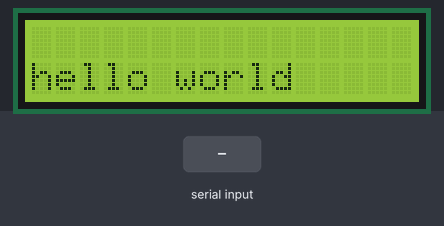
Recording of a sketch running on a simulated Arduino Uno, built with avr-gcc and run on an emulated ATmega328P. On the bench: 16×2 character LCD. Inputs (shaded band) come from the test bench.

Above: at 1.2 s.
1.3 s: "1" received over Serial
At 3.5 s:
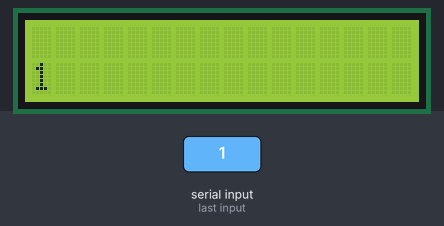
3.8 s: "0" received over Serial
At 5.6 s:
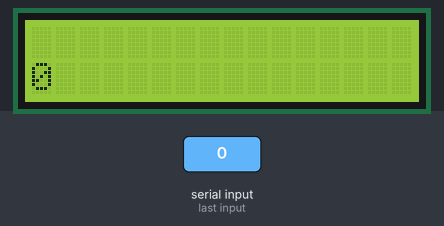
6.3 s: "2" received over Serial
At 8.7 s:
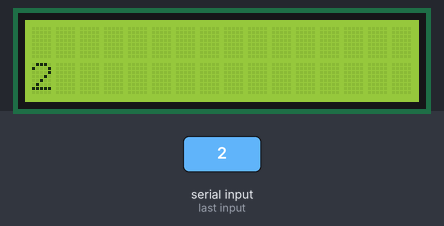
Timing chart, 0 to 10.2 s (numbered marks = the images above; inputs shaded):
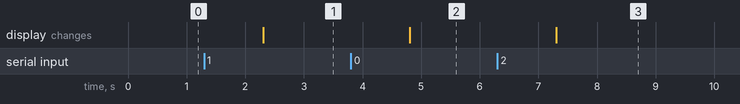

Measured:
- after the input at 1.3 s, the display: changes after 1.0 s (image 1)
- after the input at 3.8 s, the display: changes after 1.0 s (image 2)
- after the input at 6.3 s, the display: changes after 1.0 s (image 3)

The sketch:

LCD_test.ino
```cpp
#include <LiquidCrystal.h> // Include the required library

// Initialize the LCD object with the appropriate pins
const int RS = 12;
const int EN = 11;
const int D4 = 5;
const int D5 = 4;
const int D6 = 3;
const int D7 = 2;
const String BLANK = "                ";
LiquidCrystal lcd(RS, EN, D4, D5, D6, D7);

void setup() {
  Serial.begin(9600);
  // Set up the LCD's number of columns and rows
  lcd.begin(16, 2);

  lcdMessage( 0, 1, "hello world" );


}

void loop() {
  if (Serial.available()) { // check if there is any data available to be read
    String message = Serial.readString(); // read the incoming data as a string

    lcdMessage( 0, 1, message );

  }

}

void lcdMessage( int colPos, int rowPos, String message) {

  lcd.setCursor(colPos, rowPos);
  lcd.print(BLANK);
  lcd.setCursor(colPos, rowPos);
  lcd.print(message);

}
```
